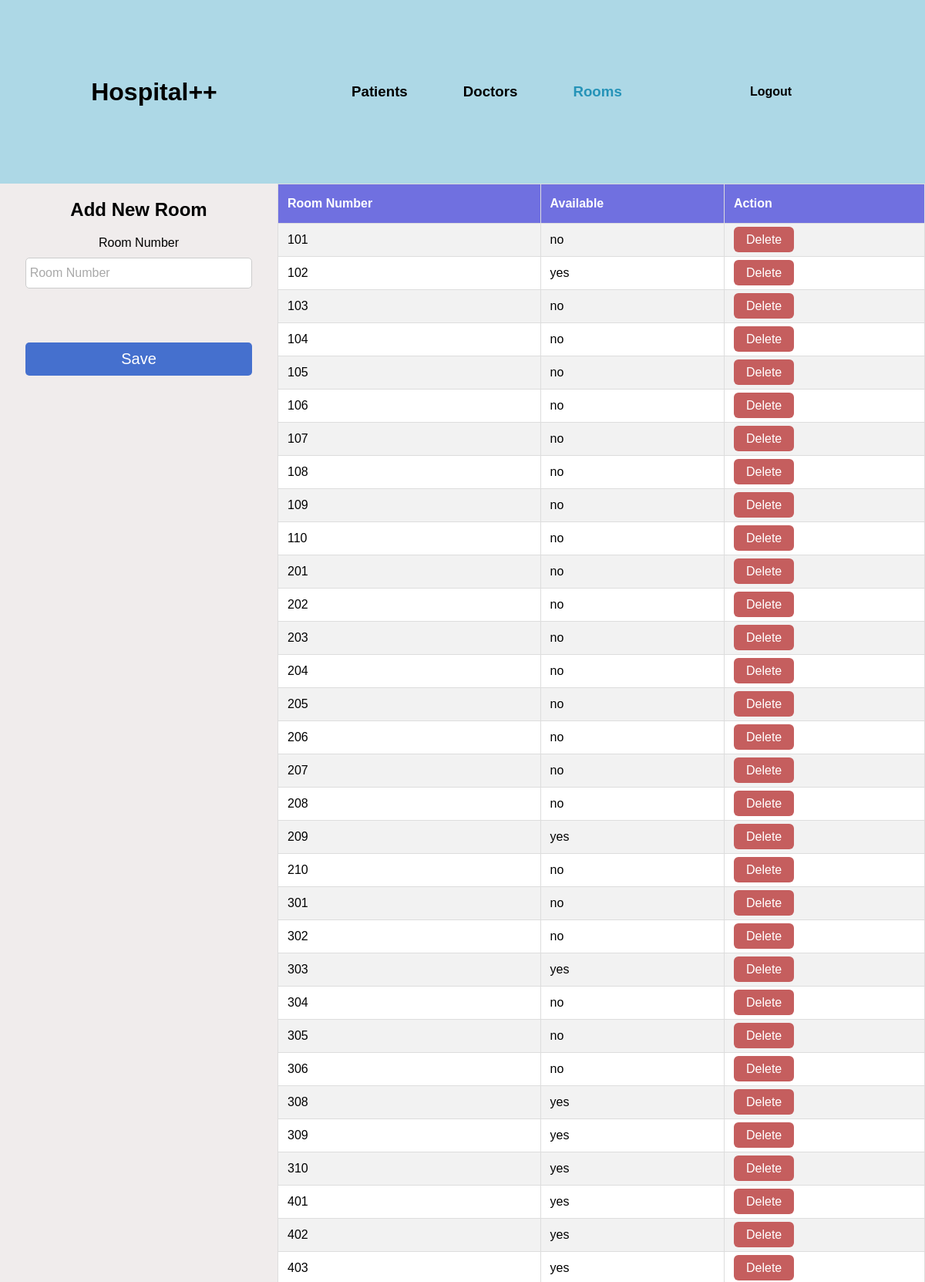
The app's page /HospitalSystem/rooms.php (signed in, upper part) with its own data.
### tables this page shows
CREATE TABLE `room` (
  `number` int(11) NOT NULL,
  `availability` varchar(3) NOT NULL
);

### HospitalSystem/rooms.php (the view, shortened to what this page needs)
<html>
  <head>
    <link rel="stylesheet" type="text/css" href="css/main.css">
  </head>
  <body>
    <div class="header-menu">
      <div class="brand">
        <h1><a href="dashboard.php">Hospital++</a></h1>
      </div>
      <div class="options">
        <h3><a href="patients.php">Patients</a></h3>
        <h3><a href="doctors.php">Doctors</a></h3>
        <h3><a href="rooms.php"><span class="current">Rooms</span></a></h3>
      </div>
      <div class="logout">
        <h4><a href="logout.php">Logout</a></h4>
      </div>
    </div>
    <div class="main-content">
      <div class="bg-image-doctors bg-image"></div>
      <div class="content">
        <div class="form">
          <h2>Add New Room</h2>
          <form action="process_room.php" method="POST">
            <label>Room Number</label>
            <input type="text" placeholder="Room Number" name="roomNumber"><br>
            <input type='submit' value='Save' name='save'>
          </form>
        </div>
        <div class="data">
          <table>
            <tr>
              <th>Room Number</th>
              <th>Available</th>
              <th>Action</th>
            </tr>
            <?php
              $con = mysqli_connect("localhost", "root", "", "hospital_database");
              $sql = "SELECT * FROM room ORDER BY number";
              $result = mysqli_query($con, $sql);
              $rooms = array();
              while($row = $result->fetch_assoc()){
                $rooms[] = $row;
              }
              for ($i = 0; $i < count($rooms); $i++){
                print "<tr>";
                print "<td>".$rooms[$i]["number"]."</td>";
                print "<td>".$rooms[$i]["availability"]."</td>";
                print "<td><a class='delete_btn' href='process_room.php?delete=".$rooms[$i]["number"]."'>Delete</a>";
                print "</td>";
                print "</tr>";
              }
            ?>
          </table>
        </div>
    </div>
  </body>
</html>

### HospitalSystem/css/main.css (style rules this page uses)
html, body { height: 100%; margin: 0; font-family: "Trebuchet MS", Arial, Helvetica, sans-serif; }
a { text-decoration: none; color: black; }
.header-menu { height: 10%; background-color: lightblue; display: flex; justify-content: space-around; align-items: center; }
.brand { width: 30%; text-align: center; }
.options { width: 30%; display: flex; justify-content: space-between; }
.options h3 { margin: 10%; }
.current { color: rgb(37, 147, 184); }
.logout { width: 30%; text-align: center; }
.main-content { height: 90%; position: relative; }
.bg-image, .boxes, .content { width: 100%; height: 100%; position: absolute; top: 0; left: 0; }
.bg-image { background-position: center; background-size: cover; filter: blur(8px); -webkit-filter: blur(8px); }
.content { z-index: 2; display: flex; justify-content: stretch; }
.form { background-color: rgb(240, 236, 236); width: 30%; text-align: center; }
.form input[type="text"] { background-color: rgb(255, 255, 255); border: 1px solid #ccc; border-radius: 5px; color: black; width: 90%; padding: 10px 5px 10px 5px; box-sizing: border-box; margin: 10px 0 20px 0; font-size: 16px; }
.form input[type="submit"] { background-color: rgb(69, 112, 206); color: white; width: 90%; padding: 10px; border: 0; border-radius: 5px; margin: 50px 0 100px 0; font-size: 20px; }
::placeholder { color: darkgrey; }
.data { background-color: rgb(255, 255, 255); width: 70%; overflow: scroll; }
.content form { display: inline-block; }
table { width: 100%; text-align: center; border: 1px solid black; border-collapse: collapse; }
td, th { border: 1px solid #ddd; padding: 12px; text-align: left; }
th { padding-top: 16px; padding-bottom: 16px; background-color: rgb(112, 112, 224); color: white; }
tr:nth-child(even) { background-color: #f2f2f2; }
.delete_btn { background-color: rgb(197, 94, 94); border-radius: 6px; color: white; padding: 8px 16px; }

### records on screen
room: number "101", availability "no"
room: number "102", availability "yes"
room: number "103", availability "no"
room: number "104", availability "no"
room: number "105", availability "no"
room: number "106", availability "no"
room: number "107", availability "no"
room: number "108", availability "no"
room: number "109", availability "no"
room: number "110", availability "no"
room: number "201", availability "no"
room: number "202", availability "no"
room: number "203", availability "no"
room: number "204", availability "no"
room: number "205", availability "no"
room: number "206", availability "no"
room: number "207", availability "no"
room: number "208", availability "no"
room: number "209", availability "yes"
room: number "210", availability "no"
room: number "301", availability "no"
room: number "302", availability "no"
room: number "303", availability "yes"
room: number "304", availability "no"
room: number "305", availability "no"
room: number "306", availability "no"
room: number "308", availability "yes"
room: number "309", availability "yes"
room: number "310", availability "yes"
room: number "401", availability "yes"
room: number "402", availability "yes"
room: number "403", availability "yes"
